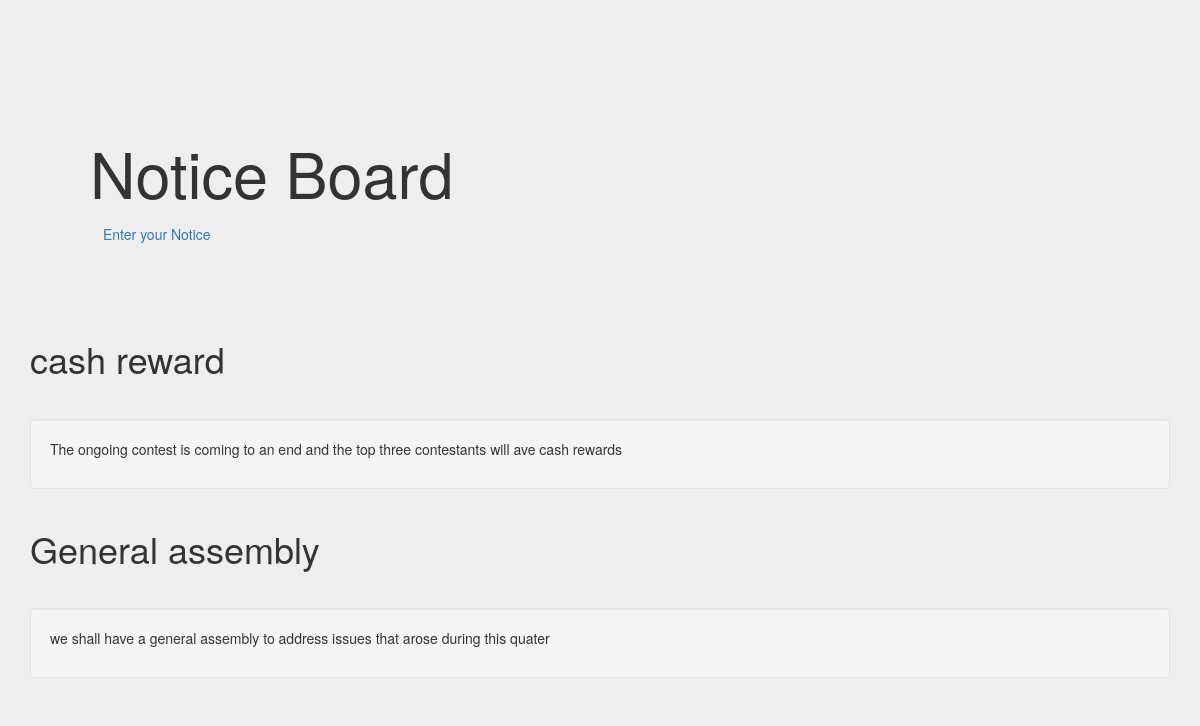
The page / on the database its author committed.
### notices/models.py (models this page shows, shortened)
class Notice(models.Model):
    noticetitle = models.CharField(max_length=20)
    noticedesc = models.TextField()
    date_added = models.DateTimeField(default=timezone.now)

### notices/views.py (the view)
# urls.py: 2. Add a URL to urlpatterns:  path('', views.home, name='home')
def home(request):
    notices = Notice.objects.order_by('-date_added')
    context = {'notices': notices}
    return render(request, 'notices/home.html', context)

### notices/templates/notices/home.html (shortened to what this page needs)
{% load static %}
<!DOCTYPE html>
<html lang="en">
  <head>
    <link href="{% static 'notices/bootstrap.min.css' %}" rel="stylesheet">
    <link href="{% static 'notices/theme.css' %}" rel="stylesheet">
  </head>
  <body>
    <div class="container theme-showcase" role="main">
      <div class="jumbotron">
        <h1>Notice Board</h1>
        <a type="button" class="btn btn-link" href="{% url 'nform' %}">Enter your Notice</a>
      </div>
    {% for n in notices %}
      <div class="page-header">
        <h1>{{n.noticetitle}}</h1>
      </div>
      <div class="well">
        <p>{{n.noticedesc}}</p>
      </div>
      {% endfor %}
    </div>
  </body>
</html>

### notices/static/notices/theme.css (style rules this page uses)
body { padding-top: 70px; padding-bottom: 30px; background-color: #eee; }

### rows shown on the page
Notice: noticetitle "cash reward", noticedesc "The ongoing contest is coming to an end and the top three contestants will ave cash rewards"
Notice: noticetitle "General assembly", noticedesc "we shall have a general assembly to address issues that arose during this quater"
